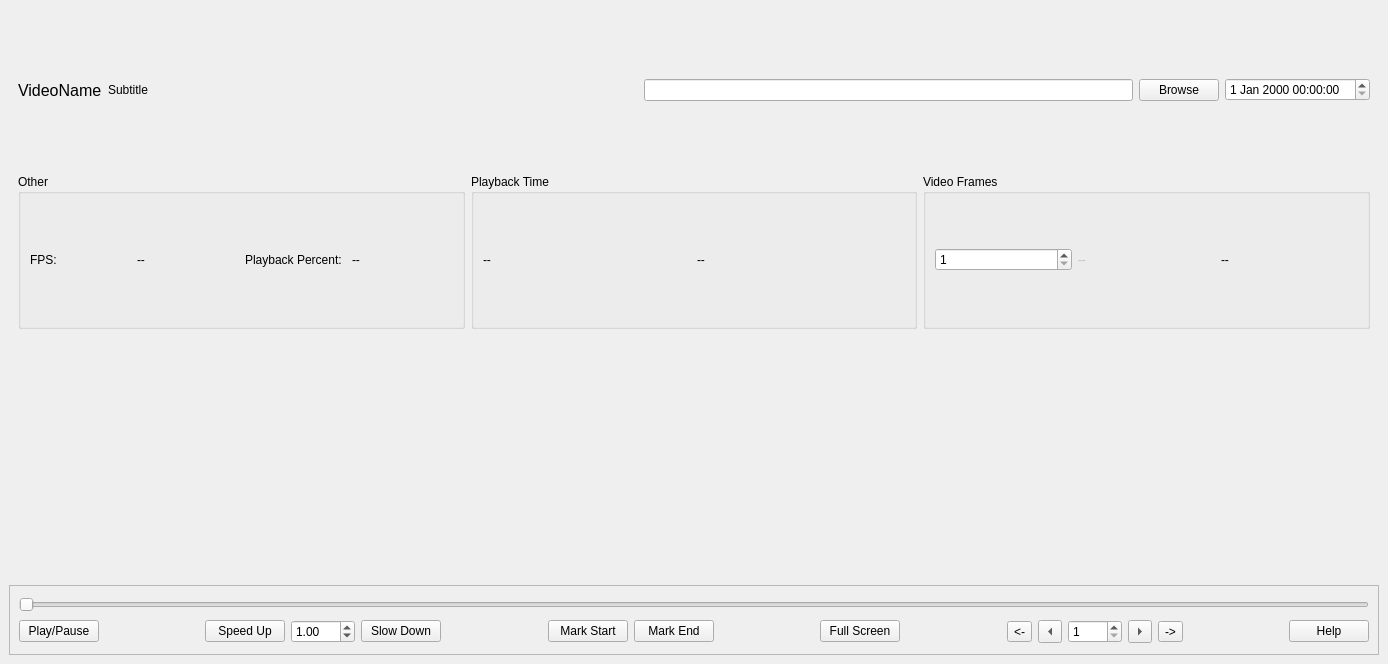
<?xml version="1.0" encoding="UTF-8"?>
<ui version="4.0">
 <class>MainVideoPlayerWindow</class>
 <widget class="QMainWindow" name="MainVideoPlayerWindow">
  <property name="geometry">
   <rect>
    <x>0</x>
    <y>0</y>
    <width>1388</width>
    <height>664</height>
   </rect>
  </property>
  <property name="minimumSize">
   <size>
    <width>1024</width>
    <height>480</height>
   </size>
  </property>
  <property name="windowTitle">
   <string>Video Loop</string>
  </property>
  <property name="styleSheet">
   <string notr="true"/>
  </property>
  <widget class="QWidget" name="widget_central">
   <layout class="QGridLayout" name="layout_main">
    <item row="1" column="2">
     <widget class="QWidget" name="widget_2" native="true">
      <layout class="QHBoxLayout" name="horizontalLayout_7">
       <property name="spacing">
        <number>6</number>
       </property>
       <property name="topMargin">
        <number>2</number>
       </property>
       <property name="bottomMargin">
        <number>0</number>
       </property>
       <item>
        <widget class="QGroupBox" name="groupBox_3">
         <property name="enabled">
          <bool>true</bool>
         </property>
         <property name="title">
          <string>Other</string>
         </property>
         <layout class="QHBoxLayout" name="horizontalLayout_6">
          <property name="topMargin">
           <number>2</number>
          </property>
          <property name="bottomMargin">
           <number>2</number>
          </property>
          <item>
           <widget class="QLabel" name="label_2">
            <property name="text">
             <string>FPS:</string>
            </property>
           </widget>
          </item>
          <item>
           <widget class="QLabel" name="lblFileFPS">
            <property name="text">
             <string>--</string>
            </property>
           </widget>
          </item>
          <item>
           <widget class="QLabel" name="label_3">
            <property name="text">
             <string>Playback Percent:</string>
            </property>
           </widget>
          </item>
          <item>
           <widget class="QLabel" name="lblPlaybackPercent">
            <property name="text">
             <string>--</string>
            </property>
           </widget>
          </item>
         </layout>
        </widget>
       </item>
       <item>
        <widget class="QGroupBox" name="groupBox_2">
         <property name="title">
          <string>Playback Time</string>
         </property>
         <layout class="QHBoxLayout" name="horizontalLayout_5">
          <property name="topMargin">
           <number>2</number>
          </property>
          <property name="bottomMargin">
           <number>2</number>
          </property>
          <item>
           <widget class="QLabel" name="lblCurrentTime">
            <property name="text">
             <string>--</string>
            </property>
           </widget>
          </item>
          <item>
           <widget class="QLabel" name="lblTotalDuration">
            <property name="text">
             <string>--</string>
            </property>
           </widget>
          </item>
         </layout>
        </widget>
       </item>
       <item>
        <widget class="QGroupBox" name="groupBox">
         <property name="title">
          <string>Video Frames</string>
         </property>
         <layout class="QHBoxLayout" name="horizontalLayout_4">
          <property name="topMargin">
           <number>2</number>
          </property>
          <property name="bottomMargin">
           <number>2</number>
          </property>
          <item>
           <widget class="QSpinBox" name="spinBoxCurrentFrame">
            <property name="enabled">
             <bool>true</bool>
            </property>
            <property name="buttonSymbols">
             <enum>QAbstractSpinBox::UpDownArrows</enum>
            </property>
            <property name="minimum">
             <number>1</number>
            </property>
            <property name="maximum">
             <number>10000</number>
            </property>
            <property name="value">
             <number>1</number>
            </property>
           </widget>
          </item>
          <item>
           <widget class="QLabel" name="lblCurrentFrame">
            <property name="enabled">
             <bool>false</bool>
            </property>
            <property name="text">
             <string>--</string>
            </property>
           </widget>
          </item>
          <item>
           <widget class="QLabel" name="lblTotalFrames">
            <property name="text">
             <string>--</string>
            </property>
           </widget>
          </item>
         </layout>
        </widget>
       </item>
      </layout>
     </widget>
    </item>
    <item row="2" column="2" rowspan="2">
     <widget class="QFrame" name="frame_media">
      <property name="minimumSize">
       <size>
        <width>500</width>
        <height>0</height>
       </size>
      </property>
      <property name="frameShape">
       <enum>QFrame::NoFrame</enum>
      </property>
      <property name="frameShadow">
       <enum>QFrame::Plain</enum>
      </property>
      <property name="lineWidth">
       <number>0</number>
      </property>
      <layout class="QGridLayout" name="gridLayout">
       <property name="leftMargin">
        <number>0</number>
       </property>
       <property name="topMargin">
        <number>0</number>
       </property>
       <property name="rightMargin">
        <number>0</number>
       </property>
       <property name="bottomMargin">
        <number>0</number>
       </property>
       <item row="1" column="0">
        <layout class="QVBoxLayout" name="media_layout">
         <property name="sizeConstraint">
          <enum>QLayout::SetNoConstraint</enum>
         </property>
         <item>
          <widget class="VideoFrame" name="frame_video">
           <property name="minimumSize">
            <size>
             <width>0</width>
             <height>0</height>
            </size>
           </property>
           <property name="focusPolicy">
            <enum>Qt::StrongFocus</enum>
           </property>
           <property name="frameShape">
            <enum>QFrame::NoFrame</enum>
           </property>
           <property name="frameShadow">
            <enum>QFrame::Plain</enum>
           </property>
           <property name="lineWidth">
            <number>0</number>
           </property>
          </widget>
         </item>
         <item>
          <widget class="QFrame" name="frame_media_control">
           <property name="sizePolicy">
            <sizepolicy hsizetype="Preferred" vsizetype="Expanding">
             <horstretch>0</horstretch>
             <verstretch>0</verstretch>
            </sizepolicy>
           </property>
           <property name="maximumSize">
            <size>
             <width>16777215</width>
             <height>70</height>
            </size>
           </property>
           <property name="frameShape">
            <enum>QFrame::StyledPanel</enum>
           </property>
           <property name="frameShadow">
            <enum>QFrame::Plain</enum>
           </property>
           <property name="lineWidth">
            <number>0</number>
           </property>
           <layout class="QGridLayout" name="gridLayout_2">
            <item row="1" column="3">
             <widget class="QDoubleSpinBox" name="doubleSpinBoxPlaybackSpeed">
              <property name="minimum">
               <double>0.100000000000000</double>
              </property>
              <property name="maximum">
               <double>100.000000000000000</double>
              </property>
              <property name="value">
               <double>1.000000000000000</double>
              </property>
             </widget>
            </item>
            <item row="1" column="12">
             <widget class="QToolButton" name="btnLeft">
              <property name="toolTip">
               <string>Jump Frames Left</string>
              </property>
              <property name="text">
               <string>&lt;</string>
              </property>
              <property name="shortcut">
               <string>Left</string>
              </property>
              <property name="arrowType">
               <enum>Qt::LeftArrow</enum>
              </property>
             </widget>
            </item>
            <item row="1" column="10">
             <spacer name="horizontalSpacer">
              <property name="orientation">
               <enum>Qt::Horizontal</enum>
              </property>
              <property name="sizeHint" stdset="0">
               <size>
                <width>40</width>
                <height>20</height>
               </size>
              </property>
             </spacer>
            </item>
            <item row="1" column="4">
             <widget class="QPushButton" name="button_slow_down">
              <property name="sizePolicy">
               <sizepolicy hsizetype="Fixed" vsizetype="Fixed">
                <horstretch>0</horstretch>
                <verstretch>0</verstretch>
               </sizepolicy>
              </property>
              <property name="toolTip">
               <string>Slow down the video</string>
              </property>
              <property name="text">
               <string>Slow Down</string>
              </property>
             </widget>
            </item>
            <item row="1" column="14">
             <widget class="QToolButton" name="btnRight">
              <property name="toolTip">
               <string>Jump Frames Right</string>
              </property>
              <property name="text">
               <string>&gt;</string>
              </property>
              <property name="shortcut">
               <string>Right</string>
              </property>
              <property name="arrowType">
               <enum>Qt::RightArrow</enum>
              </property>
             </widget>
            </item>
            <item row="1" column="2">
             <widget class="QPushButton" name="button_speed_up">
              <property name="sizePolicy">
               <sizepolicy hsizetype="Fixed" vsizetype="Fixed">
                <horstretch>0</horstretch>
                <verstretch>0</verstretch>
               </sizepolicy>
              </property>
              <property name="toolTip">
               <string>Speed up the video</string>
              </property>
              <property name="text">
               <string>Speed Up</string>
              </property>
             </widget>
            </item>
            <item row="1" column="9">
             <widget class="QPushButton" name="button_full_screen">
              <property name="sizePolicy">
               <sizepolicy hsizetype="Fixed" vsizetype="Fixed">
                <horstretch>0</horstretch>
                <verstretch>0</verstretch>
               </sizepolicy>
              </property>
              <property name="toolTip">
               <string>Set the video to full screen</string>
              </property>
              <property name="text">
               <string>Full Screen</string>
              </property>
             </widget>
            </item>
            <item row="1" column="16">
             <spacer name="horizontalSpacer_3">
              <property name="orientation">
               <enum>Qt::Horizontal</enum>
              </property>
              <property name="sizeHint" stdset="0">
               <size>
                <width>40</width>
                <height>20</height>
               </size>
              </property>
             </spacer>
            </item>
            <item row="1" column="13">
             <widget class="QSpinBox" name="spinBoxFrameJumpMultiplier">
              <property name="minimum">
               <number>1</number>
              </property>
              <property name="maximum">
               <number>1000</number>
              </property>
             </widget>
            </item>
            <item row="1" column="6">
             <widget class="QPushButton" name="button_mark_start">
              <property name="toolTip">
               <string>Mark the start of the entry</string>
              </property>
              <property name="text">
               <string>Mark Start</string>
              </property>
             </widget>
            </item>
            <item row="1" column="15">
             <widget class="QToolButton" name="btnSkipRight">
              <property name="toolTip">
               <string>Skip Frames Right</string>
              </property>
              <property name="text">
               <string>-&gt;</string>
              </property>
              <property name="shortcut">
               <string>Ctrl+Right</string>
              </property>
             </widget>
            </item>
            <item row="1" column="17">
             <widget class="QPushButton" name="btnHelp">
              <property name="text">
               <string>Help</string>
              </property>
             </widget>
            </item>
            <item row="0" column="0" colspan="18">
             <widget class="HighlightedJumpSlider" name="slider_progress">
              <property name="maximum">
               <number>9999</number>
              </property>
              <property name="pageStep">
               <number>1</number>
              </property>
              <property name="orientation">
               <enum>Qt::Horizontal</enum>
              </property>
              <property name="tickPosition">
               <enum>QSlider::NoTicks</enum>
              </property>
             </widget>
            </item>
            <item row="1" column="11">
             <widget class="QToolButton" name="btnSkipLeft">
              <property name="toolTip">
               <string>Skip Frames Left</string>
              </property>
              <property name="text">
               <string>&lt;-</string>
              </property>
              <property name="shortcut">
               <string>Ctrl+Left</string>
              </property>
             </widget>
            </item>
            <item row="1" column="7">
             <widget class="QPushButton" name="button_mark_end">
              <property name="toolTip">
               <string>Mark the end of the entry</string>
              </property>
              <property name="text">
               <string>Mark End</string>
              </property>
             </widget>
            </item>
            <item row="1" column="0">
             <widget class="ToggleButton" name="button_play_pause">
              <property name="sizePolicy">
               <sizepolicy hsizetype="Fixed" vsizetype="Fixed">
                <horstretch>0</horstretch>
                <verstretch>0</verstretch>
               </sizepolicy>
              </property>
              <property name="toolTip">
               <string>Toggle Play/Pause</string>
              </property>
              <property name="text">
               <string>Play/Pause</string>
              </property>
              <property name="checkable">
               <bool>false</bool>
              </property>
             </widget>
            </item>
            <item row="1" column="1">
             <spacer name="horizontalSpacer_5">
              <property name="orientation">
               <enum>Qt::Horizontal</enum>
              </property>
              <property name="sizeHint" stdset="0">
               <size>
                <width>40</width>
                <height>20</height>
               </size>
              </property>
             </spacer>
            </item>
            <item row="1" column="5">
             <spacer name="horizontalSpacer_6">
              <property name="orientation">
               <enum>Qt::Horizontal</enum>
              </property>
              <property name="sizeHint" stdset="0">
               <size>
                <width>40</width>
                <height>20</height>
               </size>
              </property>
             </spacer>
            </item>
            <item row="1" column="8">
             <spacer name="horizontalSpacer_7">
              <property name="orientation">
               <enum>Qt::Horizontal</enum>
              </property>
              <property name="sizeHint" stdset="0">
               <size>
                <width>40</width>
                <height>20</height>
               </size>
              </property>
             </spacer>
            </item>
           </layout>
          </widget>
         </item>
        </layout>
       </item>
      </layout>
     </widget>
    </item>
    <item row="0" column="2">
     <widget class="QWidget" name="widget" native="true">
      <layout class="QHBoxLayout" name="horizontalLayout_3">
       <property name="topMargin">
        <number>9</number>
       </property>
       <property name="bottomMargin">
        <number>4</number>
       </property>
       <item>
        <widget class="QLabel" name="lblVideoName">
         <property name="font">
          <font>
           <pointsize>12</pointsize>
          </font>
         </property>
         <property name="text">
          <string>VideoName</string>
         </property>
        </widget>
       </item>
       <item>
        <widget class="QLabel" name="lblVideoSubtitle">
         <property name="text">
          <string>Subtitle</string>
         </property>
        </widget>
       </item>
       <item>
        <spacer name="horizontalSpacer_4">
         <property name="orientation">
          <enum>Qt::Horizontal</enum>
         </property>
         <property name="sizeHint" stdset="0">
          <size>
           <width>40</width>
           <height>20</height>
          </size>
         </property>
        </spacer>
       </item>
       <item>
        <widget class="QLineEdit" name="entry_video">
         <property name="autoFillBackground">
          <bool>false</bool>
         </property>
         <property name="readOnly">
          <bool>true</bool>
         </property>
        </widget>
       </item>
       <item>
        <widget class="QPushButton" name="button_video_browse">
         <property name="text">
          <string>Browse</string>
         </property>
        </widget>
       </item>
       <item>
        <widget class="QDateTimeEdit" name="dateTimeEdit">
         <property name="enabled">
          <bool>true</bool>
         </property>
        </widget>
       </item>
      </layout>
     </widget>
    </item>
   </layout>
  </widget>
  <action name="actionExit">
   <property name="text">
    <string>Exit</string>
   </property>
  </action>
  <action name="actionTest_Entry">
   <property name="text">
    <string>Test Entry</string>
   </property>
  </action>
 </widget>
 <customwidgets>
  <customwidget>
   <class>VideoFrame</class>
   <extends>QFrame</extends>
   <header>GUI.Windows.VideoPlayer</header>
   <container>1</container>
  </customwidget>
  <customwidget>
   <class>HighlightedJumpSlider</class>
   <extends>QSlider</extends>
   <header>GUI.Windows.VideoPlayer</header>
  </customwidget>
  <customwidget>
   <class>ToggleButton</class>
   <extends>QPushButton</extends>
   <header>GUI.Windows.VideoPlayer</header>
  </customwidget>
 </customwidgets>
 <resources/>
 <connections/>
</ui>
